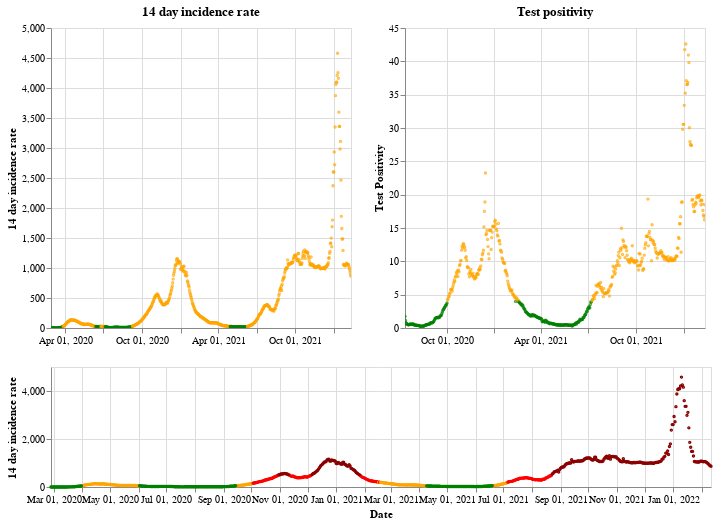

The cell this chart's notebook holds for it:
### Markdown cell above
## Wales

### Code cell
plot_traffic_light('Wales')

### Figure 1 — Vega-Lite specification as saved in the notebook (floating-point values rounded to 4 significant figures; data arrays with more than 128 entries replaced by an {"elided": "..."} marker saying what was removed)
{"config": {"view": {"continuousWidth": 400, "continuousHeight": 300}}, "vconcat": [{"hconcat": [{"mark": {"type": "point", "size": 2}, "encoding": {"color": {"condition": {"value": "green", "test": "(datum.twoWeeklyCasesRate <= 25)"}, "value": "orange"}, "tooltip": [{"type": "nominal", "field": "areaName"}, {"type": "temporal", "field": "date"}, {"type": "quantitative", "field": "twoWeeklyCasesRate"}, {"type": "quantitative", "field": "testPositivity"}], "x": {"type": "temporal", "axis": {"title": ""}, "field": "date", "scale": {"domain": {"selection": "DateBrush"}}, "timeUnit": "yearmonthdate"}, "y": {"type": "quantitative", "axis": {"title": "14 day incidence rate"}, "field": "twoWeeklyCasesRate"}}, "title": "14 day incidence rate", "width": 300}, {"mark": {"type": "point", "size": 2}, "encoding": {"color": {"condition": {"value": "green", "test": "(datum.testPositivity <= 4)"}, "value": "orange"}, "tooltip": [{"type": "nominal", "field": "areaName"}, {"type": "temporal", "field": "date"}, {"type": "quantitative", "field": "twoWeeklyCasesRate"}, {"type": "quantitative", "field": "testPositivity"}], "x": {"type": "temporal", "axis": {"title": ""}, "field": "date", "scale": {"domain": {"selection": "DateBrush"}}, "timeUnit": "yearmonthdate"}, "y": {"type": "quantitative", "axis": {"title": "Test Positivity"}, "field": "testPositivity"}}, "title": "Test positivity", "width": 300}]}, {"layer": [{"mark": {"type": "point", "size": 2}, "encoding": {"color": {"condition": {"value": "orange", "test": "(((datum.testPositivity < 4) && (datum.twoWeeklyCasesRate >= 50)) && (datum.twoWeeklyCasesRate < 200))"}, "value": "red"}, "opacity": {"condition": {"value": 1, "test": "((datum.twoWeeklyCasesRate >= 50) && (datum.twoWeeklyCasesRate < 500))"}, "value": 0}, "tooltip": [{"type": "nominal", "field": "areaName"}, {"type": "temporal", "field": "date"}, {"type": "quantitative", "field": "twoWeeklyCasesRate"}, {"type": "quantitative", "field": "testPositivity"}], "x": {"type": "temporal", "axis": {"title": "Date"}, "field": "date", "timeUnit": "yearmonthdate"}, "y": {"type": "quantitative", "axis": {"title": "14 day incidence rate"}, "field": "twoWeeklyCasesRate"}}, "selection": {"DateBrush": {"type": "interval", "encodings": ["x"], "fields": ["Time"]}}}, {"mark": {"type": "point", "size": 2}, "encoding": {"color": {"value": "darkred"}, "opacity": {"condition": {"value": 1, "test": "(datum.twoWeeklyCasesRate >= 500)"}, "value": 0}, "tooltip": [{"type": "nominal", "field": "areaName"}, {"type": "temporal", "field": "date"}, {"type": "quantitative", "field": "twoWeeklyCasesRate"}, {"type": "quantitative", "field": "testPositivity"}], "x": {"type": "temporal", "axis": {"title": "Date"}, "field": "date", "timeUnit": "yearmonthdate"}, "y": {"type": "quantitative", "axis": {"title": "14 day incidence rate"}, "field": "twoWeeklyCasesRate"}}}, {"mark": {"type": "point", "size": 2}, "encoding": {"color": {"condition": {"value": "green", "test": "((datum.testPositivity < 4) && (datum.twoWeeklyCasesRate < 50))"}, "value": "orange"}, "opacity": {"condition": {"value": 1, "test": "(datum.twoWeeklyCasesRate < 50)"}, "value": 0}, "tooltip": [{"type": "nominal", "field": "areaName"}, {"type": "temporal", "field": "date"}, {"type": "quantitative", "field": "twoWeeklyCasesRate"}, {"type": "quantitative", "field": "testPositivity"}], "x": {"type": "temporal", "axis": {"title": "Date"}, "field": "date", "timeUnit": "yearmonthdate"}, "y": {"type": "quantitative", "axis": {"title": "14 day incidence rate"}, "field": "twoWeeklyCasesRate"}}}], "height": 120, "width": 660}], "data": {"name": "data-76d9fd48ccc07879f1a6ea6d6cfa2c5d"}, "$schema": "https://vega.github.io/schema/vega-lite/v4.8.1.json", "datasets": {"data-76d9fd48ccc07879f1a6ea6d6cfa2c5d": {"elided": "716 records"}}}
